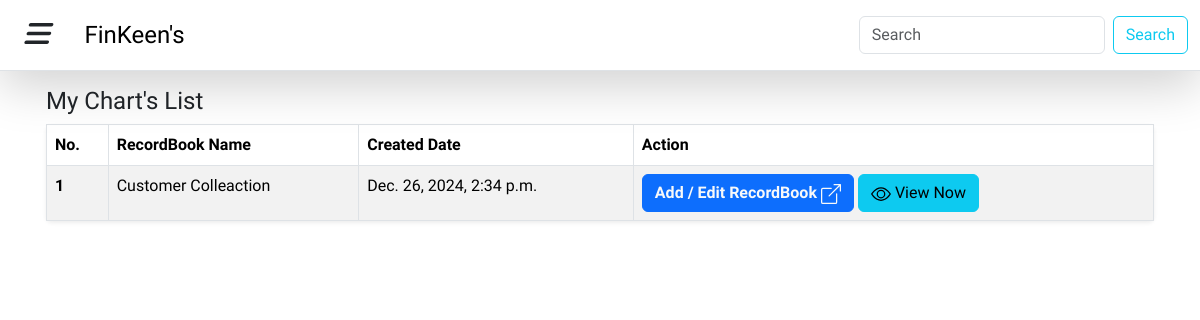
/club/club-dashboard/, run on the app's committed database.
### club/models.py (models this page shows)
class RecordLedgers(BaseModel):
    title = models.CharField(max_length=50, blank=True, null=True)

### core/models.py (models this page shows)
class  BaseModel(models.Model):
    created_at = models.DateTimeField(auto_now_add=True ,null=True, blank=True)
    updated_at = models.DateTimeField(auto_now=True ,null=True, blank=True)
    class meta:
        abstract = True

### club/views.py (the view)
# urls.py: path('club-dashboard/', views.club_dashboard, name="club_dashboard"),
def club_dashboard(request):
    query_record_ledagers =  RecordLedgers.objects.all()
    context = {"created_book_records":query_record_ledagers,}
    return render(request, "club/club_dashboard.html", context)

### templates/club/club_dashboard.html (shortened to what this page needs)
{% extends "base.html" %}
{% block content %}
<div class="container p-3">
    <h4>My Chart's List</h4>
    <table class="table table-bordered table-striped table-hover  border rounded  shadow-sm p-2">
        <thead>
            <tr>
                <th scope="col">No.</th>
                <th scope="col">RecordBook Name</th>
                <th scope="col">Created Date</th>
                <th scope="col">Action </th>
            </tr>
        </thead>
        <tbody>
            {% for book in created_book_records %}
                <tr>
                    <th scope="row">{{ forloop.counter }}</th>
                    <td>{{ book.title }}</td>
                    <td>{{ book.created_at }}</td>
                    <td class="">
                        <div class="d-grid gap-6 d-md-block">
                            <a href="{% url "club:insert_databook" id=book.id %}" class="btn btn-primary fw-semibold text-light" type="button">Add / Edit RecordBook </a>
                            <a class="btn btn-info" href="{% url "club:view_databook" id=book.id %}" >
                                  View Now
                            </a>
                          </div>
                    </td>
                </tr>
            {% empty %}
                <tr>
                    <td colspan="5">No books available.</td>
                </tr>
            {% endfor %}
        </tbody>
    </table>
</div>
{% endblock content %}

### data on the page
RecordLedgers: title "Customer Colleaction", created_at "Dec. 26, 2024, 2:34 p.m."
